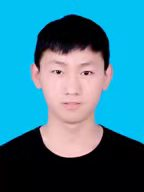
//> input picture Project/8.29/11.jpg, 144 x 192 px
$ ./005.pixel_demo   (built with g++ and OpenCV 4)
//> lines starting //> are read from the running program, lines starting //| are printed output that depends on the picture
#include<opencv2/opencv.hpp>
#include<iostream>
#include<math.h>
using namespace cv;
int main(int argc, char** argv) {
	Mat src = imread("C:/Users/Admin/Desktop/opencv/Project/8.29/11.jpg", IMREAD_COLOR);//src 缩写为源文件 打开的文件名要加上格式 比如 jpg
//> src is the input picture: 192 rows x 144 cols, CV_8UC3; mean B, G, R 147.1, 124.6, 53.8
	if (src.empty())
	{
		printf("could not load image....\n");
		return -1;//返回值为-1 表示异常
	}
	namedWindow("input", CV_WINDOW_AUTOSIZE);//创建一个窗口并命名
	imshow("input", src);//在指定窗口显示指定图片


	Mat gray_src;
	cvtColor(src, gray_src, CV_BGR2GRAY);//由三通道的bgr转为单通道的gray
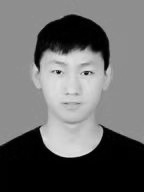
//> gray_src: 192 rows x 144 cols, CV_8UC1; min 0, max 227, mean 105.9


	int rows = gray_src.rows;
//> rows = 192
	int cols = gray_src.cols;
//> cols = 144
	//单通道
	for (int row = 0;  row< rows;row ++)
	{
		for (int col = 0; col < cols; col++)
		{
			int gray = gray_src.at<uchar>(row, col);//读取第row行第col列的像素值、

			gray_src.at<uchar>(row, col) = 255 - gray;//修改该点的像素值，达到反色效果
		}
	}
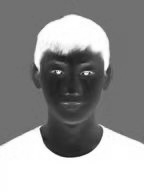
//> gray_src: 192 rows x 144 cols, CV_8UC1; min 28, max 255, mean 149.1
	//三通道
	int nc = src.channels();
//> nc = 3
	for (int row = 0; row < rows; row++)
	{
		for (int col = 0; col < cols; col++)
		{
			if (nc==1)
			{
				int gray = gray_src.at<uchar>(row, col);//读取第row行第col列的像素值、

				gray_src.at<uchar>(row, col) = 255 - gray;//修改该点的像素值，达到反色效果
			}
			else if (nc==3)
			{
				int b = src.at<Vec3b>(row, col)(0);
				int g = src.at<Vec3b>(row, col)(1);
				int r = src.at<Vec3b>(row, col)(2);
				src.at<Vec3b>(row, col)(0) = 255 - b;
				src.at<Vec3b>(row, col)(1) = 255 - g;
				src.at<Vec3b>(row, col)(2) = 255 - r;
			}
		}
	}
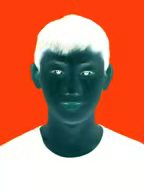
//> src: 192 rows x 144 cols, CV_8UC3; mean B, G, R 107.9, 130.4, 201.2

	namedWindow("output", CV_WINDOW_AUTOSIZE);
	imshow("output", gray_src);
	bitwise_not(src, gray_src);
	namedWindow("output2", CV_WINDOW_AUTOSIZE);
	imshow("output2",gray_src);

	waitKey(0);
	return 0;
}

$ run again, with Project/8.29/1.jpg copied over Project/8.29/11.jpg
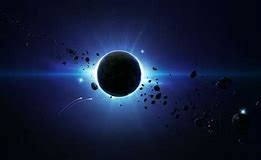
//> input picture Project/8.29/1.jpg, 261 x 160 px
//> src is the input picture: 160 rows x 261 cols, CV_8UC3; mean B, G, R 55.5, 27.9, 18.3
//> after the loop `for (int row = 0;  row< rows;row ++)`:
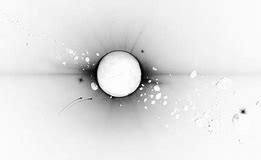
//> gray_src: 160 rows x 261 cols, CV_8UC1; min 1, max 255, mean 226.8
//> after the loop `for (int row = 0; row < rows; row++)`:
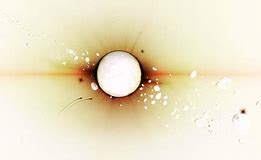
//> src: 160 rows x 261 cols, CV_8UC3; mean B, G, R 199.5, 227.1, 236.7

$ run again, with Project/8.29/2.jpg copied over Project/8.29/11.jpg
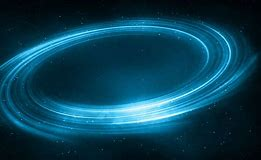
//> input picture Project/8.29/2.jpg, 261 x 160 px
//> src is the input picture: 160 rows x 261 cols, CV_8UC3; mean B, G, R 85.9, 64.6, 10.2
//> after the loop `for (int row = 0;  row< rows;row ++)`:
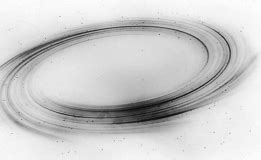
//> gray_src: 160 rows x 261 cols, CV_8UC1; min 9, max 253, mean 204.3
//> after the loop `for (int row = 0; row < rows; row++)`:
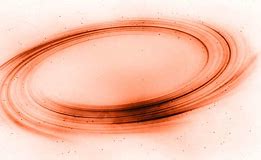
//> src: 160 rows x 261 cols, CV_8UC3; mean B, G, R 169.1, 190.4, 244.8
